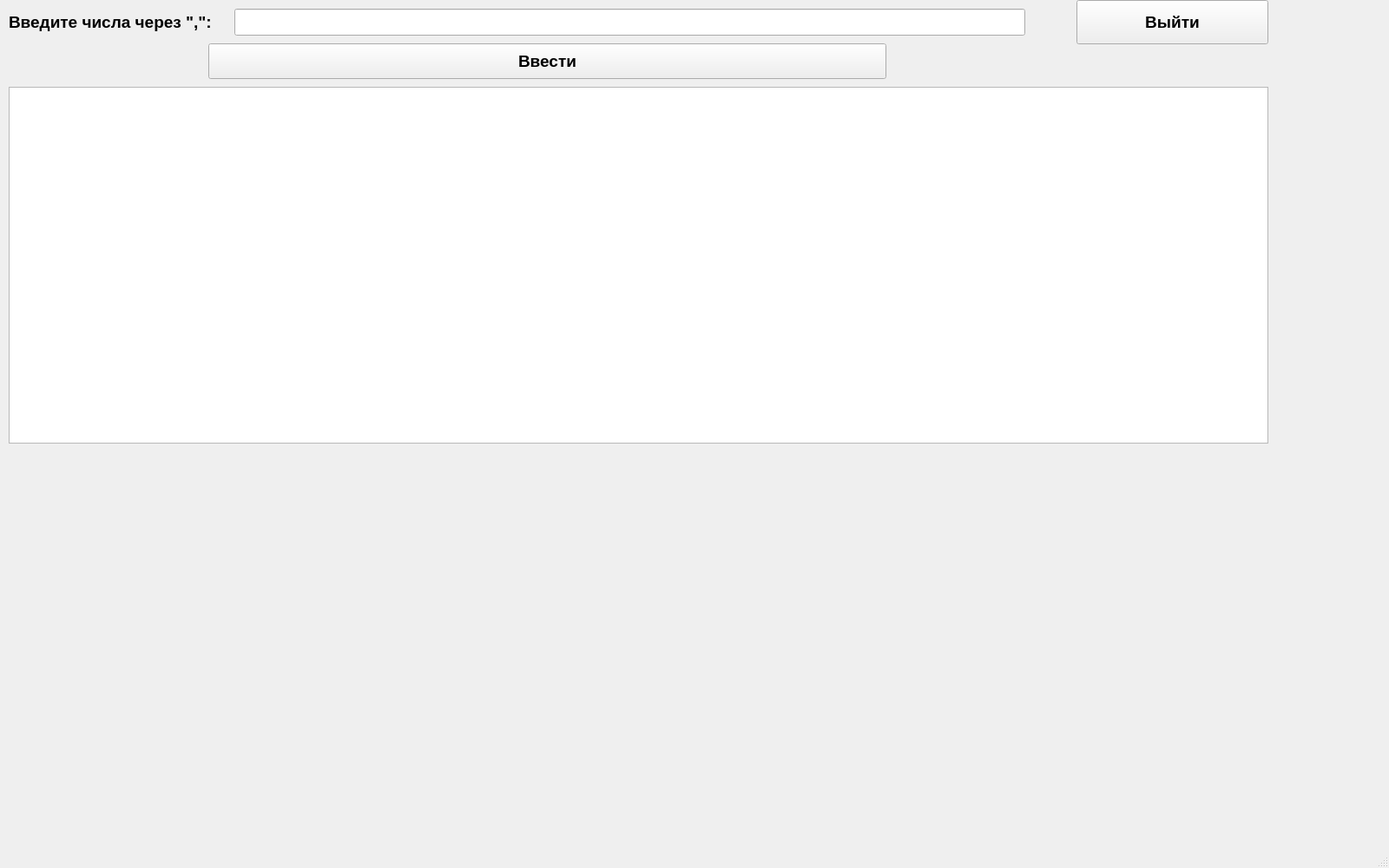
<?xml version="1.0" encoding="UTF-8"?>
<ui version="4.0">
 <class>MainWindow</class>
 <widget class="QMainWindow" name="MainWindow">
  <property name="geometry">
   <rect>
    <x>0</x>
    <y>0</y>
    <width>1600</width>
    <height>1000</height>
   </rect>
  </property>
  <property name="windowTitle">
   <string>MainWindow</string>
  </property>
  <widget class="QWidget" name="centralwidget">
   <widget class="QLabel" name="label">
    <property name="geometry">
     <rect>
      <x>10</x>
      <y>10</y>
      <width>251</width>
      <height>31</height>
     </rect>
    </property>
    <property name="font">
     <font>
      <pointsize>14</pointsize>
      <bold>true</bold>
     </font>
    </property>
    <property name="text">
     <string>Введите числа через &quot;,&quot;:</string>
    </property>
   </widget>
   <widget class="QPushButton" name="pushButton">
    <property name="geometry">
     <rect>
      <x>240</x>
      <y>50</y>
      <width>781</width>
      <height>41</height>
     </rect>
    </property>
    <property name="font">
     <font>
      <pointsize>14</pointsize>
      <bold>true</bold>
     </font>
    </property>
    <property name="text">
     <string>Ввести</string>
    </property>
   </widget>
   <widget class="QLineEdit" name="lineEdit">
    <property name="geometry">
     <rect>
      <x>270</x>
      <y>10</y>
      <width>911</width>
      <height>31</height>
     </rect>
    </property>
   </widget>
   <widget class="QPushButton" name="pushButton_2">
    <property name="geometry">
     <rect>
      <x>1240</x>
      <y>0</y>
      <width>221</width>
      <height>51</height>
     </rect>
    </property>
    <property name="font">
     <font>
      <pointsize>14</pointsize>
      <bold>true</bold>
     </font>
    </property>
    <property name="text">
     <string>Выйти</string>
    </property>
   </widget>
   <widget class="QTextEdit" name="textEdit">
    <property name="geometry">
     <rect>
      <x>10</x>
      <y>100</y>
      <width>1451</width>
      <height>411</height>
     </rect>
    </property>
    <property name="font">
     <font>
      <pointsize>14</pointsize>
      <bold>true</bold>
     </font>
    </property>
   </widget>
  </widget>
  <widget class="QMenuBar" name="menubar">
   <property name="geometry">
    <rect>
     <x>0</x>
     <y>0</y>
     <width>1600</width>
     <height>22</height>
    </rect>
   </property>
  </widget>
  <widget class="QStatusBar" name="statusbar"/>
 </widget>
 <resources/>
 <connections/>
</ui>
